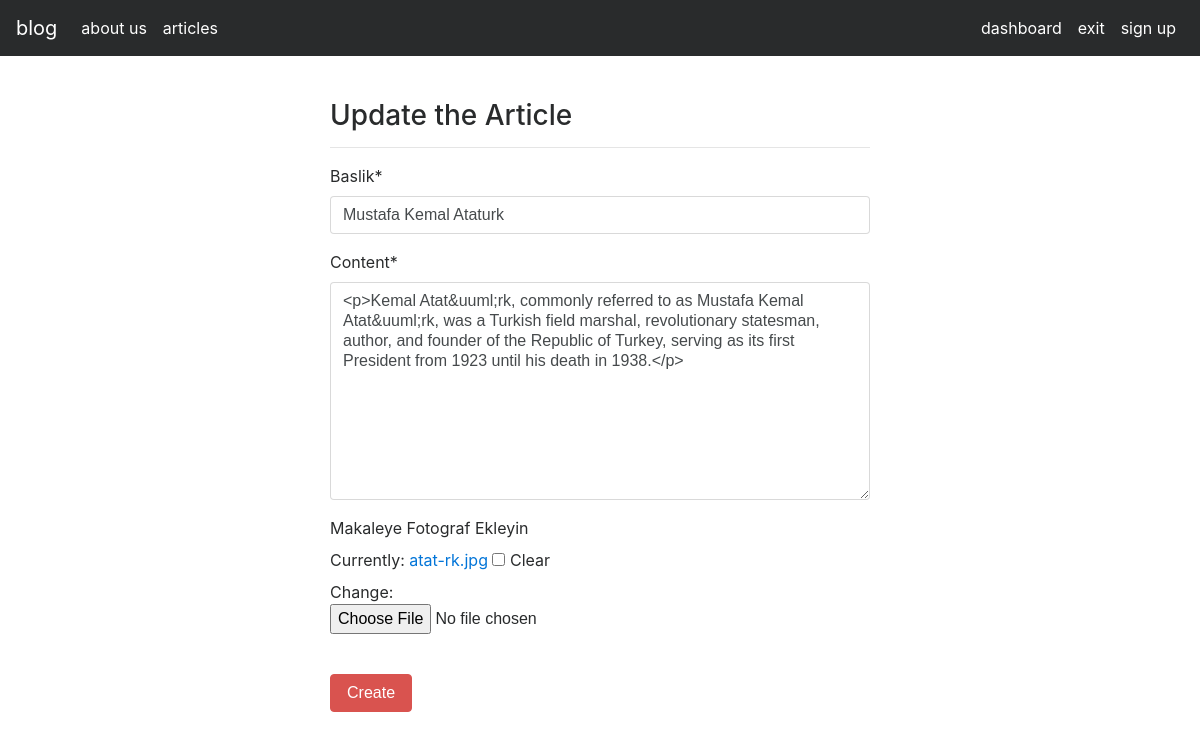
The page /articles/update/15 (signed in) on the database its author committed.
### article/models.py (models this page shows, shortened)
class Article(models.Model):
    author = models.ForeignKey("auth.User",on_delete = models.CASCADE,verbose_name = "Yazar")
    title = models.CharField(max_length = 50,verbose_name = "Baslik")
    content = RichTextField()
    created_date = models.DateTimeField(auto_now_add=True,verbose_name = "Olusturulma Tarihi")
    article_image = models.FileField(blank = True,null = True,verbose_name = "Makaleye Fotograf Ekleyin")
    class Meta:
        ordering = ['-created_date']

### article/views.py (the view)
# urls.py: path('update/<int:id>',views.updateArticle,name = "update"),
@login_required(login_url = "user:login")
def updateArticle(request,id):
    article = get_object_or_404(Article,id =id)
    form = ArticleForm(request.POST or None,request.FILES or None,instance = article)
    if form.is_valid():
        article = form.save(commit = False)
        article.author = request.user
        article.save()
        messages.success(request,"The article updated successfully.")
        return redirect("article:dashboard")
    return render(request,"update.html",{"form":form})

### article/forms.py
class ArticleForm(forms.ModelForm):
    class Meta:
        model =  Article
        fields = ["title","content","article_image"]

### templates/update.html (shortened to what this page needs)
{% extends "layout.html" %}
{% block body %}
{% load crispy_forms_tags %}
<div class="row">
    <div class="col-md-6 offset-md-3">
        <h3>Update the Article</h3>
        <hr>
        <form method="POST" enctype="multipart/form-data">
            {{form|crispy}}
            <br>
            <button type = "submit" class = "btn btn-danger">Create</button>
        </form>
    </div>
</div>
{% endblock body %}

### rows shown on the page
Article: title "Mustafa Kemal Ataturk", content "<p>Kemal Atat&uuml;rk, commonly referred to as Mustafa Kemal Atat&uuml;rk, was a Turkish field marshal, revolutionary statesman, author, and founder of the Republic of Turkey, serving as its first President from 1923 until his death in 1938.</p>"
